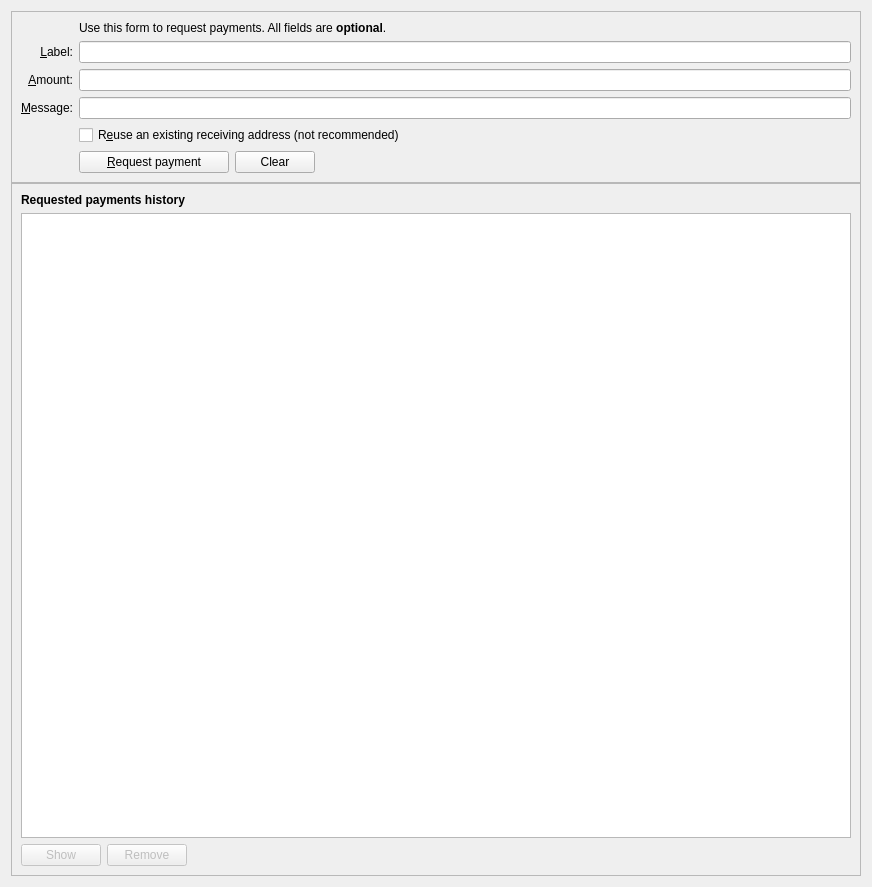
<?xml version="1.0" encoding="UTF-8"?>
<ui version="4.0">
 <class>ReceiveCoinsDialog</class>
 <widget class="QWidget" name="ReceiveCoinsDialog">
  <property name="geometry">
   <rect>
    <x>0</x>
    <y>0</y>
    <width>872</width>
    <height>887</height>
   </rect>
  </property>
  <layout class="QVBoxLayout" name="verticalLayout" stretch="0">
   <item>
    <layout class="QVBoxLayout" name="verticalLayout_5">
     <property name="spacing">
      <number>0</number>
     </property>
     <property name="leftMargin">
      <number>0</number>
     </property>
     <property name="topMargin">
      <number>0</number>
     </property>
     <property name="rightMargin">
      <number>0</number>
     </property>
     <property name="bottomMargin">
      <number>0</number>
     </property>
     <item>
      <widget class="QFrame" name="frame2">
       <property name="sizePolicy">
        <sizepolicy hsizetype="Preferred" vsizetype="Fixed">
         <horstretch>0</horstretch>
         <verstretch>0</verstretch>
        </sizepolicy>
       </property>
       <property name="frameShape">
        <enum>QFrame::StyledPanel</enum>
       </property>
       <property name="frameShadow">
        <enum>QFrame::Sunken</enum>
       </property>
       <layout class="QVBoxLayout" name="verticalLayout_3">
        <item>
         <layout class="QGridLayout" name="gridLayout">
          <item row="7" column="2">
           <widget class="QCheckBox" name="reuseAddress">
            <property name="toolTip">
             <string>Reuse one of the previously used receiving addresses. Reusing addresses has security and privacy issues. Do not use this unless re-generating a payment request made before.</string>
            </property>
            <property name="text">
             <string>R&amp;euse an existing receiving address (not recommended)</string>
            </property>
           </widget>
          </item>
          <item row="7" column="0">
           <widget class="QLabel" name="label_4">
            <property name="text">
             <string/>
            </property>
           </widget>
          </item>
          <item row="6" column="0">
           <widget class="QLabel" name="label_3">
            <property name="toolTip">
             <string>An optional message to attach to the payment request, which will be displayed when the request is opened. Note: The message will not be sent with the payment over the PHICOIN network.</string>
            </property>
            <property name="text">
             <string>&amp;Message:</string>
            </property>
            <property name="alignment">
             <set>Qt::AlignRight|Qt::AlignTrailing|Qt::AlignVCenter</set>
            </property>
            <property name="buddy">
             <cstring>reqMessage</cstring>
            </property>
           </widget>
          </item>
          <item row="4" column="2">
           <widget class="QLineEdit" name="reqLabel">
            <property name="toolTip">
             <string>An optional label to associate with the new receiving address.</string>
            </property>
           </widget>
          </item>
          <item row="6" column="2">
           <widget class="QLineEdit" name="reqMessage">
            <property name="toolTip">
             <string>An optional message to attach to the payment request, which will be displayed when the request is opened. Note: The message will not be sent with the payment over the PHICOIN network.</string>
            </property>
           </widget>
          </item>
          <item row="2" column="2">
           <widget class="QLabel" name="label_5">
            <property name="text">
             <string>Use this form to request payments. All fields are &lt;b&gt;optional&lt;/b&gt;.</string>
            </property>
           </widget>
          </item>
          <item row="4" column="0">
           <widget class="QLabel" name="label_2">
            <property name="toolTip">
             <string>An optional label to associate with the new receiving address.</string>
            </property>
            <property name="text">
             <string>&amp;Label:</string>
            </property>
            <property name="alignment">
             <set>Qt::AlignRight|Qt::AlignTrailing|Qt::AlignVCenter</set>
            </property>
            <property name="buddy">
             <cstring>reqLabel</cstring>
            </property>
           </widget>
          </item>
          <item row="5" column="0">
           <widget class="QLabel" name="label">
            <property name="toolTip">
             <string>An optional amount to request. Leave this empty or zero to not request a specific amount.</string>
            </property>
            <property name="text">
             <string>&amp;Amount:</string>
            </property>
            <property name="alignment">
             <set>Qt::AlignRight|Qt::AlignTrailing|Qt::AlignVCenter</set>
            </property>
            <property name="buddy">
             <cstring>reqAmount</cstring>
            </property>
           </widget>
          </item>
          <item row="5" column="2">
           <widget class="PHICOINAmountField" name="reqAmount">
            <property name="minimumSize">
             <size>
              <width>80</width>
              <height>0</height>
             </size>
            </property>
            <property name="toolTip">
             <string>An optional amount to request. Leave this empty or zero to not request a specific amount.</string>
            </property>
           </widget>
          </item>
          <item row="8" column="2">
           <layout class="QHBoxLayout" name="horizontalLayout">
            <item>
             <widget class="QPushButton" name="receiveButton">
              <property name="minimumSize">
               <size>
                <width>150</width>
                <height>0</height>
               </size>
              </property>
              <property name="text">
               <string>&amp;Request payment</string>
              </property>
              <property name="icon">
               <iconset resource="../phicoin.qrc">
                <normaloff>:/icons/receiving_addresses</normaloff>:/icons/receiving_addresses</iconset>
              </property>
             </widget>
            </item>
            <item>
             <widget class="QPushButton" name="clearButton">
              <property name="sizePolicy">
               <sizepolicy hsizetype="Minimum" vsizetype="Fixed">
                <horstretch>0</horstretch>
                <verstretch>0</verstretch>
               </sizepolicy>
              </property>
              <property name="toolTip">
               <string>Clear all fields of the form.</string>
              </property>
              <property name="text">
               <string>Clear</string>
              </property>
              <property name="icon">
               <iconset resource="../phicoin.qrc">
                <normaloff>:/icons/remove</normaloff>:/icons/remove</iconset>
              </property>
              <property name="autoDefault">
               <bool>false</bool>
              </property>
             </widget>
            </item>
            <item>
             <spacer name="horizontalSpacer">
              <property name="orientation">
               <enum>Qt::Horizontal</enum>
              </property>
              <property name="sizeHint" stdset="0">
               <size>
                <width>40</width>
                <height>20</height>
               </size>
              </property>
             </spacer>
            </item>
           </layout>
          </item>
          <item row="8" column="0">
           <widget class="QLabel" name="label_7">
            <property name="text">
             <string/>
            </property>
           </widget>
          </item>
         </layout>
        </item>
       </layout>
      </widget>
     </item>
     <item>
      <widget class="QFrame" name="frame">
       <property name="sizePolicy">
        <sizepolicy hsizetype="Preferred" vsizetype="Expanding">
         <horstretch>0</horstretch>
         <verstretch>0</verstretch>
        </sizepolicy>
       </property>
       <property name="frameShape">
        <enum>QFrame::StyledPanel</enum>
       </property>
       <property name="frameShadow">
        <enum>QFrame::Raised</enum>
       </property>
       <layout class="QVBoxLayout" name="verticalLayout_2">
        <item>
         <widget class="QLabel" name="label_6">
          <property name="font">
           <font>
            <weight>75</weight>
            <bold>true</bold>
           </font>
          </property>
          <property name="text">
           <string>Requested payments history</string>
          </property>
         </widget>
        </item>
        <item>
         <widget class="QTableView" name="recentRequestsView">
          <property name="contextMenuPolicy">
           <enum>Qt::CustomContextMenu</enum>
          </property>
          <property name="tabKeyNavigation">
           <bool>false</bool>
          </property>
          <property name="sortingEnabled">
           <bool>true</bool>
          </property>
         </widget>
        </item>
        <item>
         <layout class="QHBoxLayout" name="horizontalLayout_2">
          <item>
           <widget class="QPushButton" name="showRequestButton">
            <property name="enabled">
             <bool>false</bool>
            </property>
            <property name="toolTip">
             <string>Show the selected request (does the same as double clicking an entry)</string>
            </property>
            <property name="text">
             <string>Show</string>
            </property>
            <property name="icon">
             <iconset resource="../phicoin.qrc">
              <normaloff>:/icons/edit</normaloff>:/icons/edit</iconset>
            </property>
            <property name="autoDefault">
             <bool>false</bool>
            </property>
           </widget>
          </item>
          <item>
           <widget class="QPushButton" name="removeRequestButton">
            <property name="enabled">
             <bool>false</bool>
            </property>
            <property name="toolTip">
             <string>Remove the selected entries from the list</string>
            </property>
            <property name="text">
             <string>Remove</string>
            </property>
            <property name="icon">
             <iconset resource="../phicoin.qrc">
              <normaloff>:/icons/remove</normaloff>:/icons/remove</iconset>
            </property>
            <property name="autoDefault">
             <bool>false</bool>
            </property>
           </widget>
          </item>
          <item>
           <spacer name="horizontalSpacer_2">
            <property name="orientation">
             <enum>Qt::Horizontal</enum>
            </property>
            <property name="sizeHint" stdset="0">
             <size>
              <width>40</width>
              <height>20</height>
             </size>
            </property>
           </spacer>
          </item>
         </layout>
        </item>
       </layout>
      </widget>
     </item>
    </layout>
   </item>
  </layout>
 </widget>
 <customwidgets>
  <customwidget>
   <class>PHICOINAmountField</class>
   <extends>QLineEdit</extends>
   <header>phicoinamountfield.h</header>
   <container>1</container>
  </customwidget>
 </customwidgets>
 <tabstops>
  <tabstop>reqLabel</tabstop>
  <tabstop>reqAmount</tabstop>
  <tabstop>reqMessage</tabstop>
  <tabstop>reuseAddress</tabstop>
  <tabstop>receiveButton</tabstop>
  <tabstop>clearButton</tabstop>
  <tabstop>recentRequestsView</tabstop>
  <tabstop>showRequestButton</tabstop>
  <tabstop>removeRequestButton</tabstop>
 </tabstops>
 <resources>
  <include location="../phicoin.qrc"/>
 </resources>
 <connections/>
</ui>
